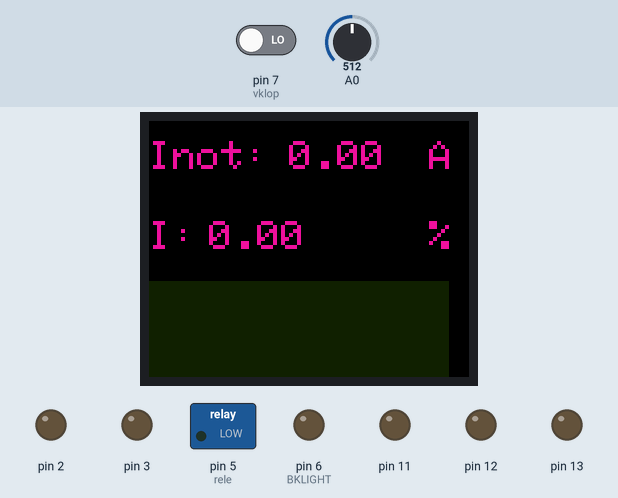
Recording of a sketch running on a simulated Arduino Uno, built with avr-gcc and run on an emulated ATmega328P. Parts: 160×128 colour display, switched loads named in the sketch (green lamp = pin HIGH), output pins drawn as LEDs (lit = HIGH). Inputs (shaded band) come from the test bench; at power-on: pin 7 (vklop) LOW, A0 = 512. Random numbers use the default seed unless the sketch sets one; pins used as bus, display or sensor lines are not drawn; what the sketch prints to the serial monitor is not drawn.

Above: at 1.2 s.
1.3 s: pin 7 (vklop) driven HIGH
At 2.1 s:
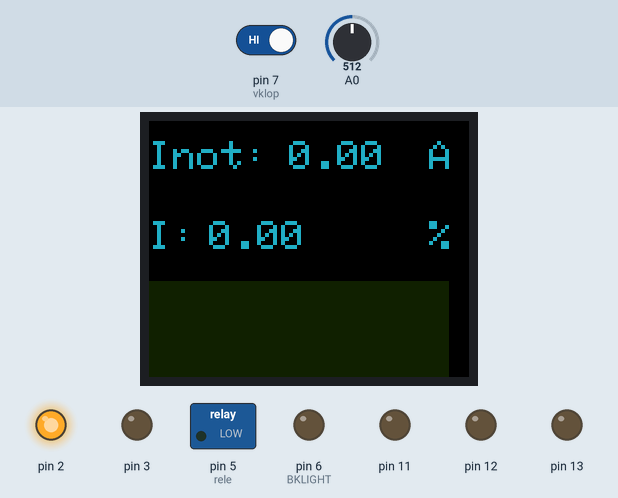
At 5.1 s:
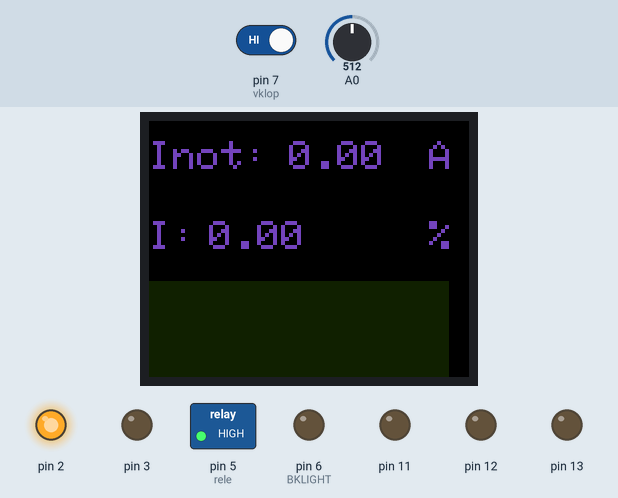
Timing chart, 0 to 21.8 s (numbered marks = the images above; inputs shaded):
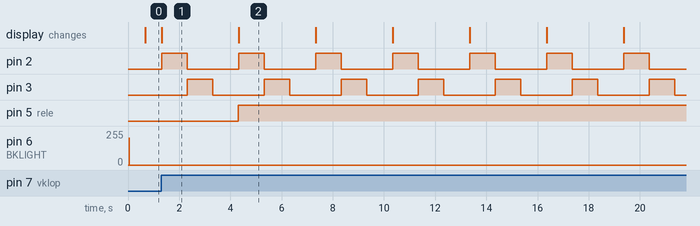

Measured:
- after the input at 1.3 s, pin 2: alternates HIGH for 1.0 s and LOW for 2.0 s, starting at once; pin 3: alternates HIGH for 1.0 s and LOW for 2.0 s, starting after 1.0 s; pin 5 (rele): LOW → HIGH after 3.0 s
- what the display in image 1 shows lasts 3.0 s, from 1.3 s to 4.3 s

The sketch:

Krmilnik_TFT1.8_ACS712.ino
```cpp
// (c) Michael Schoeffler 2019, http://www.mschoeffler.de

#include <SPI.h>
#include <SD.h>
#include <TFT.h>

#define PIN_SD_CS 4
#define PIN_TFT_CS 10
#define PIN_DC 9
#define PIN_RST 8


TFT TFTscreen = TFT(PIN_TFT_CS, PIN_DC, PIN_RST);

#include <TFT.h>
#include <SPI.h>

//pin definitions:
#define CS 10
#define DC 9
#define RST 8
#define BKLIGHT 6 // Backlight control pin

#define BRIGHTNESS 204 // Backlight intensity (0-255)
#define RANGE 100 // Vertical size of the graph in pixels.
#define WIDTH 128 // Horizontal size of Display in pixels.
#define HEIGHT 160 // Vertical size of Display in pixels.
#define PERSIST 500 // persistence of the graph (milliseconds).


int value ;
int last_value;
int x_pos= 0; // cursor position
int offset= 10; // vertical graph displacement in pixels.


void setup() {
  // initialize default serial connection to send debug information
  Serial.begin(9600);
    pinMode(A0, INPUT);
  for (int i = 0; i<14; i++){
    pinMode(i, OUTPUT);
  }
  pinMode(7, INPUT);
  pinMode(6, INPUT);

 TFTscreen.setTextSize(2);
  while (!Serial) {
    // wait until default serial connection is fully set up
  }

  //The following two lines replace "TFTscreen.begin();" => avoids that red and blue (?) are swapped/interchanged
  TFTscreen.initR(INITR_BLACKTAB);
  TFTscreen.setRotation(1);

   TFTscreen.setTextSize(2);
  TFTscreen.background(0, 0, 0);

TFTscreen.setRotation(0);
TFTscreen.background(0,0,0); // dark green background
TFTscreen.stroke(255,255,255); // white stroke
analogWrite(BKLIGHT,BRIGHTNESS); //Set brightness.

TFTscreen.setTextSize(1);
 TFTscreen.initR(INITR_BLACKTAB);
TFTscreen.text("Histogram toka",40,151);

   TFTscreen.setTextSize(2);


}
float currentVal = 0;
 float procenti = 0;

int vklop = 7;
int rele = 5;
int izklop = 6;

bool stanjereleja = 0;
float tokovni_senzor = 0;
char buffer[40];
bool proces = 0;
int numb_procesa = 0;


char printout[4];

int period = 500;
unsigned long time_now = 0;
int neki = 0;

void loop() {
  neki = currentVal;

last_value= value;
value= analogRead(A0);
value= map(procenti,0,1023,149,23);
value -= offset;
if(value <= 23) value= 23; //truncate off screen values.

plotLine(last_value ,value );


    if((millis()- time_now >= period)){
      Serial.println(currentVal);
      Serial.println(neki);
      time_now = millis();

    int redRandom = random(0, 255);
    int greenRandom = random (0, 255);
    int blueRandom = random (0, 255);

    // set a random font color
    TFTscreen.stroke(redRandom, greenRandom, blueRandom);


    String procenti_string = String(currentVal);

      procenti_string.toCharArray(printout,10);
       TFTscreen.text("Inot:",0,10);
       TFTscreen.fillRect(70, 10, 70, 20, 0x0000);
      TFTscreen.text(printout,70,10);
      TFTscreen.text("A",140,10);


     procenti_string = String(procenti);

      procenti_string.toCharArray(printout,10);
       TFTscreen.text("I:",0,50);
       TFTscreen.fillRect(30, 50, 100, 30, 0x0000);
      TFTscreen.text(printout,30,50);
      TFTscreen.text("%",140,50);


  }
  //Serial.println(analogRead(A0));


  if ( digitalRead(vklop) == HIGH){

    proces = 1;
  }
  else if ( digitalRead(izklop) == HIGH){
    digitalWrite(rele, LOW);
      proces = 0;
      numb_procesa = 0;
       digitalWrite(4, LOW);
    digitalWrite(3, LOW);
    digitalWrite(2, LOW);
  }
  else if ((procenti * procenti) > 100*100){
    digitalWrite(rele, LOW);
      proces = 0;
      numb_procesa = 0;
       digitalWrite(4, LOW);
    digitalWrite(3, LOW);
    digitalWrite(2, LOW);
  }
 if ((proces == 1) && (numb_procesa < 1)){

   digitalWrite(2, HIGH);
    digitalWrite(3, LOW);
    digitalWrite(4, LOW);
    delay (1000);
     digitalWrite(2, LOW);
    digitalWrite(3, HIGH);
    digitalWrite(4, LOW);
    delay(1000);
     digitalWrite(2, LOW);
    digitalWrite(3, LOW);
    digitalWrite(4, HIGH);
    delay(1000);
     digitalWrite(2, LOW);
    digitalWrite(3, LOW);
    digitalWrite(4, LOW);

  float average = 0;
 digitalWrite(rele, HIGH);
  numb_procesa +=1;
 }
 else if ((proces == 1) && (numb_procesa > 0)){

  float average = 0;
 for(int i = 0; i < 1000; i++) {
     average = average + analogRead(A0);//for the 5A mode,

 }
  currentVal = ((average/100)* 5)/1027 +0.1;
  procenti = currentVal/5 *100;
 Serial.print("Current :");
 Serial.print(currentVal);
 Serial.print(analogRead(A0));
 Serial.println("A");
 neki = currentVal;


  if ((procenti*procenti > 100*100) && ( digitalRead(vklop) != HIGH)) {
    digitalWrite(rele, LOW);
      proces = 0;
      numb_procesa = 0;
    digitalWrite(4, LOW);
    digitalWrite(3, LOW);
    digitalWrite(2, LOW);
  }
  else if(procenti*procenti > 90*90){
    digitalWrite(2, HIGH);
    digitalWrite(3, LOW);
    digitalWrite(4, LOW);
    numb_procesa = 1;
  }
  else if  (procenti*procenti > 75*75){
    digitalWrite(3, HIGH);
    digitalWrite(2, LOW);
    digitalWrite(4, LOW);
    numb_procesa = 1;
  }else{

    digitalWrite(4, HIGH);
    digitalWrite(3, LOW);
    digitalWrite(2, LOW);
    numb_procesa = 1;

  }

 }
}


void plotLine(int last,int actual){
if(x_pos==0){
  last= actual;
  TFTscreen.fillRect(0, 80, 150, 60, 0x1100);
  } // first value is a dot.
TFTscreen.line(x_pos-1, last, x_pos, actual); // draw line.
x_pos++;
if(x_pos > WIDTH){
x_pos=0;

delay(PERSIST);

}
}
```
